Frame 1 (no input): blank canvas, image omitted
Frame 60 (the mouse pressed at the canvas centre just before this capture): blank canvas, image omitted
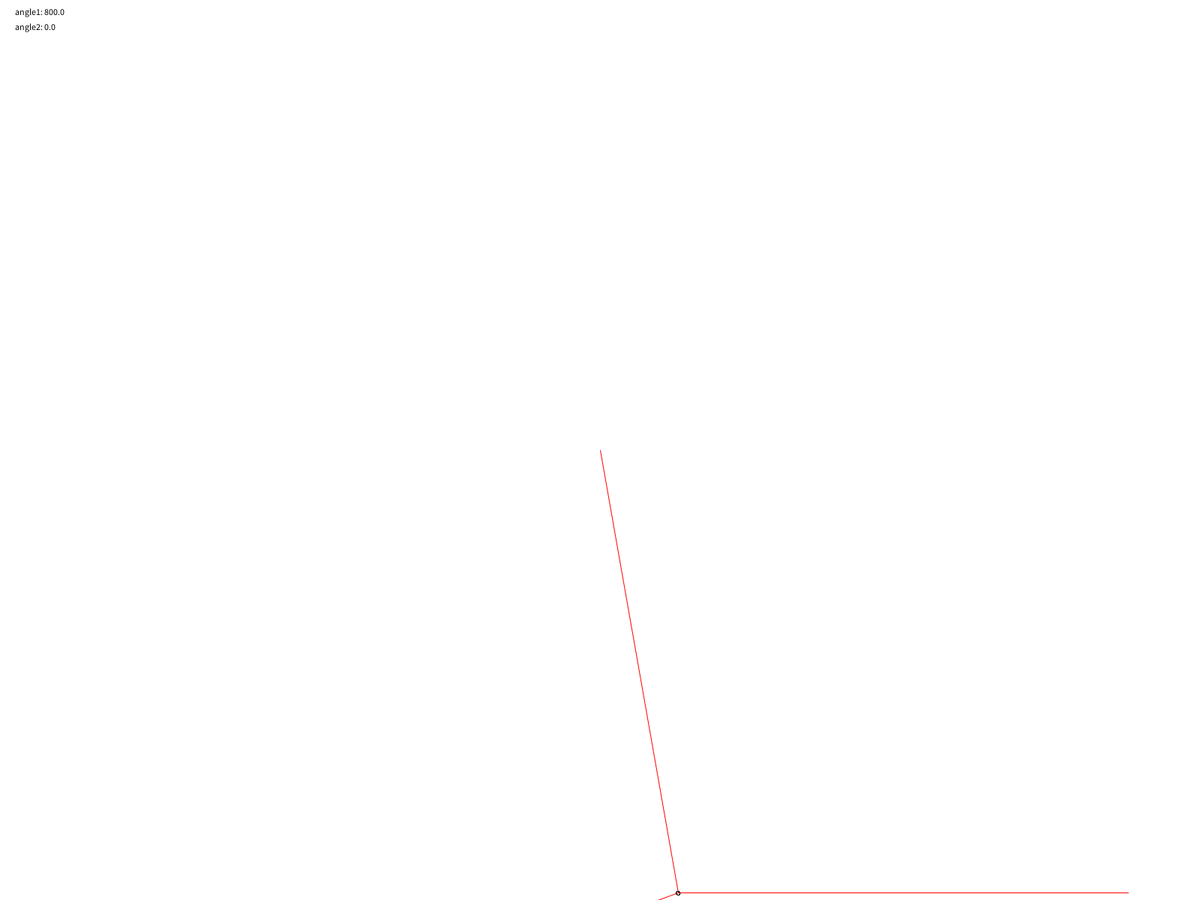
Frame 120 (the mouse held since frame 60 and released just before this capture)

The Processing sketch whose frames 1 and 60 were blank and that drew this single picture after the mouse press (run headless with seeded random() and noise(); from frame 60 on, the mouse is pressed at the canvas centre):

// Processing sketch: combiningTransforms_sequencingTranslateRotate02
// ── combiningTransforms_sequencingTranslateRotate02.pde
int numOfTailes = 10;
int tailThickness = numOfTailes;

void setup() {
  fullScreen();
}

float angle1 = 0, angle2 = 90;
float length1 = 100, length2 = 40;


void draw() {
  background(255);
  
  //angle1 = map(mouseX, 0, width, 0, TWO_PI);
  angle1 = mouseX;
  angle2 = map(mouseY, height, 0, radians(1080), -radians(1080));
  
  translate(width/2, height/2); //move origin to center
  
  /*
  rotate(radians(angle1)); // rotate by angle1
  stroke(255, 0, 0);//draw in red
  line(0, 0, length1, 0); //line along x axis, length of length1
  translate(length1, 0); //move origin to center
  */
  
  //for (int i = 0; i < numOfTailes; i++) {
      drawLine(mouseX, mouseY, false, 2);
   //}
  
  
  
  resetMatrix();
  fill(0);
  text("angle1: " + angle1, 20, 20);
  text("angle2: " + angle2, 20, 40);
}


void drawLine(float angle, float len, boolean showOrigin, int limit) {
   if (limit < 1) return;
   //return means exit the function
   
   
    //strokeWeight(tailThickness);
    rotate(radians(angle));//rotate by angle2
    stroke(255, 0, 0);
    line(0, 0, len, 0); //another line, length2
    //tailThickness--;
    
    if (showOrigin) {
      stroke(0);
      noFill();
      ellipse(0, 0, 5, 5);
    }
    
  if (mousePressed == true) {
    showOrigin = true;
  } else {
    showOrigin = false;
  }
  
  if (keyPressed) {
    if (key == ' ') {
      background(0);
      stroke(255);
      rotate(random(radians(360)));
    }
  }

    translate(len, 0);
    //recursion
    drawLine(angle, len, showOrigin, limit-1);
    drawLine(-angle, len, showOrigin, limit-1);
    
    translate(-len, 0);
    rotate(-radians(angle));

}
